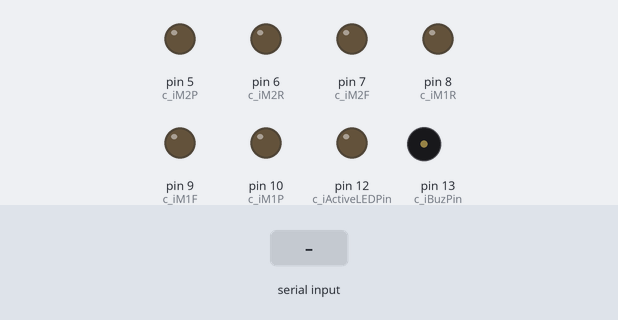
The sketch below on a simulated Arduino Uno, built with avr-gcc and run on an emulated ATmega328P. Parts: output pins drawn as LEDs (lit = HIGH), buzzer (waves = sounding). The inputs (shaded band) are chosen by the test bench.

Above: at 1.2 s.
1.3 s: "F" received over Serial
2.8 s: "B" received over Serial
4.3 s: "L" received over Serial
5.8 s: "R" received over Serial
7.3 s: "V" received over Serial
At 8.2 s:
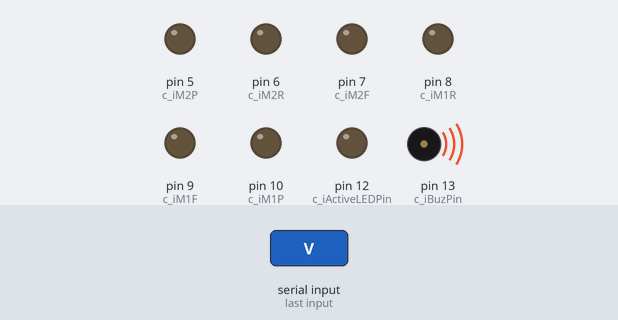
8.8 s: "F" received over Serial
Timing chart, 0 to 11.3 s (numbered marks = the images above; inputs shaded):
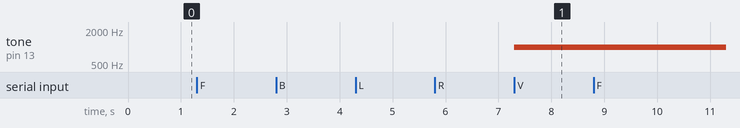

The sketch:

RC_Car_Alex_Kitching.ino
```cpp
// Motor Driver
// Motor One (Left)
const int c_iM1P = 10; // Motor Power Input
const int c_iM1F = 9; // Motor Forward Input
const int c_iM1R = 8; // Motor Reverse Input
// Motor Two
const int c_iM2P = 5; // Motor Power Input
const int c_iM2F = 7; // Motor Forward Input
const int c_iM2R = 6; // Motor Reverse Input
//Timer
unsigned long ulPreviousMillis = 0;
const long c_lInterval = 100;
//LED
const int c_iActiveLEDPin = 12;
int iActiveLEDState = LOW;
//Buzzer
const int c_iBuzPin = 13;
int iBuzState = LOW;
// Bluetooth Input
const int c_iBInput= 0; //Set Bluetooth Input Pin
int iBState; //Create Current State Variable

void setup() // Pre Setup
{
  // Set all the motor  pins to outputs
  pinMode(c_iM1P, OUTPUT);
  pinMode(c_iM2P, OUTPUT);
  pinMode(c_iM1F, OUTPUT);
  pinMode(c_iM1R, OUTPUT);
  pinMode(c_iM2F, OUTPUT);
  pinMode(c_iM2R, OUTPUT);
  pinMode(c_iActiveLEDPin, OUTPUT);
  pinMode(c_iBuzPin, OUTPUT);
  pinMode(c_iBInput, INPUT);
  //Setup Serial for Bluetooth
  Serial.begin(9600);
}

void loop() // Main Program
{
  if(digitalRead(c_iBInput)==LOW)
  {
    iBState='S';
  }
  if(Serial.available() > 0)
  {
    iBState = Serial.read();
  }
    //Forward
    if (iBState == 'F' )
    {
      //Motor 1 (Left) - Forward
      digitalWrite(c_iM1F, HIGH);
      digitalWrite(c_iM1R, LOW);
      analogWrite(c_iM1P, 190);
      //Motor 2 (Right) - Forward
      digitalWrite(c_iM2F, HIGH);
      digitalWrite(c_iM2R, LOW);
      analogWrite(c_iM2P, 190);
      //LED
      if (millis() - ulPreviousMillis > c_lInterval) //Timer which bleeps LED
      {
         ulPreviousMillis = millis();
         if (iActiveLEDState == LOW)
         {
           iActiveLEDState = HIGH;
           digitalWrite(c_iActiveLEDPin, iActiveLEDState);
         }
         else if (iActiveLEDState == HIGH)
         {
           iActiveLEDState = LOW;
           digitalWrite(c_iActiveLEDPin, iActiveLEDState);
         }
      }
    }
    //Reverse
    else if (iBState == 'B')
    {
      //Motor 1 (Left) - Reverse
      digitalWrite(c_iM1F, LOW);
      digitalWrite(c_iM1R, HIGH);
      analogWrite(c_iM1P, 190);
      //Motor 2 (Right) - Reverse
      digitalWrite(c_iM2F, LOW);
      digitalWrite(c_iM2R, HIGH);
      analogWrite(c_iM2P, 190);
      //LED - Blink
      if (millis() - ulPreviousMillis > c_lInterval) //Timer which bleeps LED
      {
         ulPreviousMillis = millis();
         if (iActiveLEDState == LOW)
         {
           iActiveLEDState = HIGH;
           digitalWrite(c_iActiveLEDPin, iActiveLEDState);
         }
         else if (iActiveLEDState == HIGH)
         {
           iActiveLEDState = LOW;
           digitalWrite(c_iActiveLEDPin, iActiveLEDState);
         }
      }
    }
    //Left
    else if (iBState == 'L')
    {
      //Motor 1 (Left) - Reverse
      digitalWrite(c_iM1F, LOW);
      digitalWrite(c_iM1R, HIGH);
      analogWrite(c_iM1P, 140);
      //Motor 2 (Right) - Forward
      digitalWrite(c_iM2F, HIGH);
      digitalWrite(c_iM2R, LOW);
      analogWrite(c_iM2P, 140);
      //LED - Blink
      if (millis() - ulPreviousMillis > c_lInterval) //Timer which bleeps LED
      {
         ulPreviousMillis = millis();
         if (iActiveLEDState == LOW)
         {
           iActiveLEDState = HIGH;
           digitalWrite(c_iActiveLEDPin, iActiveLEDState);
         }
         else if (iActiveLEDState == HIGH)
         {
           iActiveLEDState = LOW;
           digitalWrite(c_iActiveLEDPin, iActiveLEDState);
         }
      }
    }
    //Right
    else if (iBState == 'R')
    {
      //Motor 1 (Left) - Forward
      digitalWrite(c_iM1F, HIGH);
      digitalWrite(c_iM1R, LOW);
      analogWrite(c_iM1P, 140);
      //Motor 2 (Right) - Reverse
      digitalWrite(c_iM2F, LOW);
      digitalWrite(c_iM2R, HIGH);
      analogWrite(c_iM2P, 140);
      //LED - Blink
      if (millis() - ulPreviousMillis > c_lInterval) //Timer which bleeps LED
      {
         ulPreviousMillis = millis();
         if (iActiveLEDState == LOW)
         {
           iActiveLEDState = HIGH;
           digitalWrite(c_iActiveLEDPin, iActiveLEDState);
         }
         else if (iActiveLEDState == HIGH)
         {
           iActiveLEDState = LOW;
           digitalWrite(c_iActiveLEDPin, iActiveLEDState);
         }
      }
    }
    else if (iBState == 'v')
    {
      noTone(c_iBuzPin); //Stop Current Sound
    }
    else if (iBState == 'V')
    {
      tone(c_iBuzPin, 1000); //Emit Sound
    }
    else if (iBState == 'S') //If Car is not Moving
    {
      //Motor 1 (Left) - Stop
      digitalWrite(c_iM1F, LOW);
      digitalWrite(c_iM1R, LOW);
      analogWrite(c_iM1P, 0);
      //Motor 2 (Right) - Stop
      digitalWrite(c_iM2F, LOW);
      digitalWrite(c_iM2R, LOW);
      analogWrite(c_iM2P, 0);
      //LED - Off
      digitalWrite(c_iActiveLEDPin, LOW);
    }
}
```

Measured:
- after the input at 7.3 s, tone on pin 13 (c_iBuzPin): silent → 1000 Hz at once
